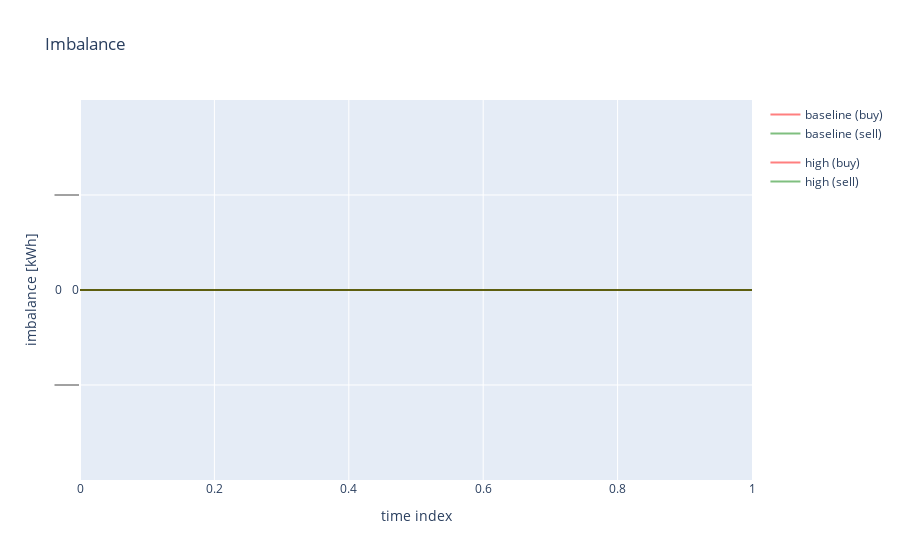

The code cell stored with this chart in its notebook:
### Code cell
from itertools import product

from batteries_included.model.price_uncertainty import BidDirection

fig = go.Figure()

for idx_scenario, idx_direction in product(model._idx_scenario, model._idx_direction):
    imbalance = model._var_imbalance.solution.sel(
        {
            model._idx_direction.name: idx_direction,
            model._idx_scenario.name: idx_scenario,
        }
    )

    scenario_name = model.price_scenarios.scenarios[idx_scenario].name
    direction = BidDirection(idx_direction)
    fig.add_trace(
        go.Scatter(
            # x=,
            y=imbalance * (1 if direction is BidDirection.sell else -1),
            mode="lines",
            name=f"{scenario_name} ({direction.value})",
            line=dict(
                shape="hv",
                color="green" if direction is BidDirection.sell else "red",
            ),
            opacity=model.price_scenarios.scenarios[idx_scenario].probability,
            legendgroup=scenario_name,
        )
    )


fig.update_layout(
    title="Imbalance",
    xaxis_title="time index",
    yaxis_title="imbalance [kWh]",
)

fig.show()

### Figure 1 — Plotly figure (JSON) as saved in the notebook; plotly's stock layout.template omitted (floating-point values rounded to 4 significant figures; data arrays with more than 128 entries replaced by an {"elided": "..."} marker saying what was removed)
{"data": [{"legendgroup": "baseline", "line": {"color": "red", "shape": "hv"}, "mode": "lines", "name": "baseline (buy)", "opacity": 0.5, "type": "scatter", "y": {"elided": "96x2 float values"}}, {"legendgroup": "baseline", "line": {"color": "green", "shape": "hv"}, "mode": "lines", "name": "baseline (sell)", "opacity": 0.5, "type": "scatter", "y": {"elided": "96x2 float values"}}, {"legendgroup": "high", "line": {"color": "red", "shape": "hv"}, "mode": "lines", "name": "high (buy)", "opacity": 0.5, "type": "scatter", "y": {"elided": "96x2 float values"}}, {"legendgroup": "high", "line": {"color": "green", "shape": "hv"}, "mode": "lines", "name": "high (sell)", "opacity": 0.5, "type": "scatter", "y": {"elided": "96x2 float values"}}], "layout": {"title": {"text": "Imbalance"}, "xaxis": {"title": {"text": "time index"}}, "yaxis": {"title": {"text": "imbalance [kWh]"}}}}
